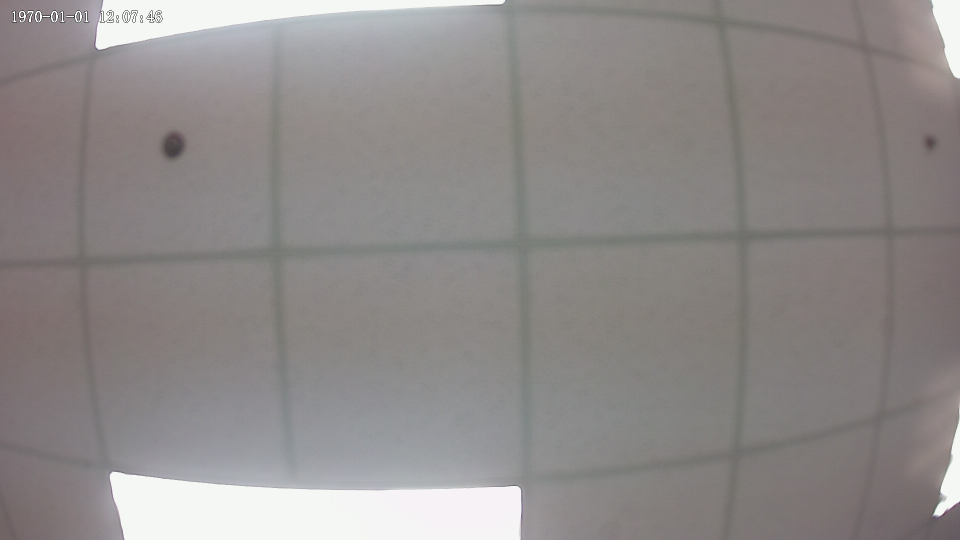
//> input picture MotionDetection/ColorMap/1.jpeg, 1920 x 1080 px, given in place of the camera (shown at 1/2 size)
$ ./MOG   (built with g++ and OpenCV 4)
//> lines starting //> are read from the running program, lines starting //| are printed output that depends on the picture
#include "opencv2/imgcodecs.hpp"
#include "opencv2/imgproc.hpp"
#include "opencv2/videoio.hpp"
#include <opencv2/highgui.hpp>
#include <opencv2/video.hpp>
#include <opencv2/opencv.hpp>
#include <iostream>
#include <sstream>


using namespace cv;
using namespace std;
Mat frame;
Mat fgMaskMOG2;
Ptr<BackgroundSubtractor> pMOG2;
int keyboard;

int do_alarm(Mat image)
{
	int cnt = 0;
	for (int i = 0; i < image.rows; i++)
	{
		for (int j = 0; j<image.cols; j++)
		{
			if (image.channels() == 3)
			{
				if ((int)(image.at<Vec3b>(i, j)[0]) != 0 && (int)(image.at<Vec3b>(i, j)[0]) != 255 &&
					(int)(image.at<Vec3b>(i, j)[1]) != 0 && (int)(image.at<Vec3b>(i, j)[1]) != 255 &&
					(int)(image.at<Vec3b>(i, j)[2]) != 0 && (int)(image.at<Vec3b>(i, j)[2]) != 255)
				{
					cnt++;
				}

			}
			else if (image.channels() == 1)
			{
				if ((int)(image.at<uchar>(i, j)) != 0 && (int)(image.at<uchar>(i, j)) != 255)
				{
					cnt++;
				}
			}
		}
	}
	cout << "cnt = " << cnt << endl;
	if (cnt > 500)
	{
		std::cout << "检测到运动物体！" << std::endl;
		//return 0;// alarm
	}
	//return -1;//not alarm
	return 0;
}

int GMM(string videoFilename)
{
//> called with videoFilename = "D:\videos\Record\20170808_A2.avi"
	//std::string videoFile = "../test.avi";

	cv::VideoCapture capture(0);//cap video set
	//cv::VideoCapture capture(videoFilename);
	//capture.open(videoFile);

	if (!capture.isOpened())
	{
		std::cout << "read video failure" << std::endl;
		return -1;
	}


	//cv::BackgroundSubtractorMOG2 mog;

	cv::Mat foreground;
	cv::Mat background;

	cv::Mat frame;

	double time = 0;
	double start;


	long frameNo = 0;
	while (capture.read(frame))
	{
//> frame is the input picture: 1080 rows x 1920 cols, CV_8UC3; mean B, G, R 137.9, 138.8, 143
		++frameNo;

		//std::cout << frameNo << std::endl;

		start = static_cast<double>(getTickCount());

		// 图像尺寸缩小
		cv::resize(frame, frame, cv::Size(), 0.5, 0.5);
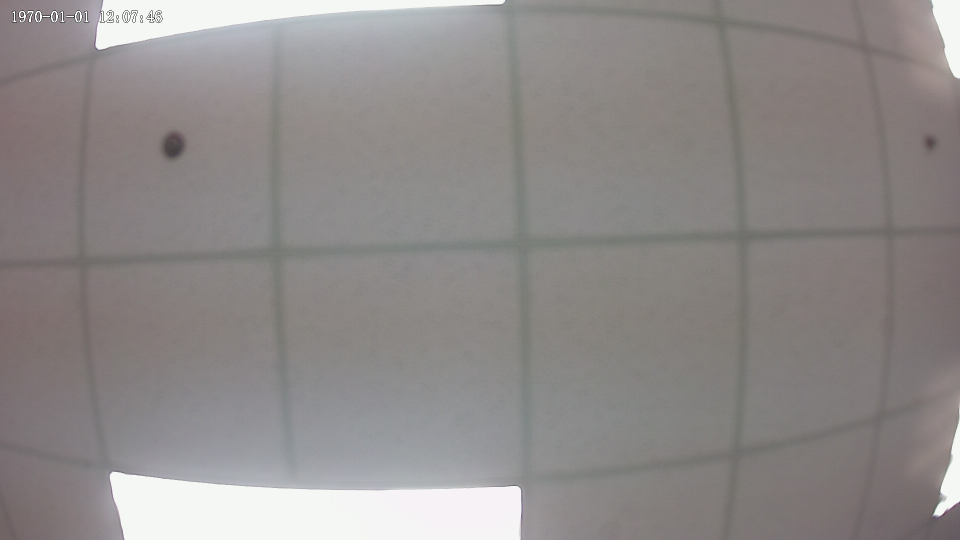
//> frame: 540 rows x 960 cols, CV_8UC3; mean B, G, R 138, 138.9, 143.2

		// 运动前景检测，并更新背景
		pMOG2->apply(frame, foreground/*, 0.001*/);
//> foreground: 540 rows x 960 cols, CV_8UC1; every value is 127

		int alarm_flag = do_alarm(foreground);
//> the loop in do_alarm, `for (int i = 0; i < image.rows; i++)` made 540 passes
//> cnt on passes 1 to 3: 960, 1920, 2880
//> after the loop in do_alarm, `for (int i = 0; i < image.rows; i++)`: cnt = 518400
//| cnt = 518400
//> alarm_flag = 0
		if (alarm_flag == 0)
		{
			//todo : alarm
		}

		// 腐蚀
		cv::erode(foreground, foreground, cv::Mat());

		// 膨胀
		cv::dilate(foreground, foreground, cv::Mat());

		pMOG2->getBackgroundImage(background);   // 返回当前背景图像

		time += ((double)getTickCount() - start) / getTickFrequency() * 1000;
		//cout << "Time of Update GMM Background: " << time / frameNo << "ms" << endl;


		cv::imshow("video", foreground);
		cv::imshow("frame", frame);
		//cv::imshow("background", background);


		if (cv::waitKey(25) > 0)
//> the 'q' key is pressed
		{
			break;
		}
	}

}

// [158 lines left out: functions GMM_pic, processVideo, processVideo_pic, not called in this run]

int main(int argc, char* argv[])
{
	// 创建背景建模类
	pMOG2 = createBackgroundSubtractorMOG2();
#if 1
	// for video
	string inputPath = "D:\\videos\\Record\\20170808_A2.avi";
	//processVideo(inputPath);
	GMM(inputPath);

#else
	//for pictures
	cout << "img_576 : " << endl;
	cout << "GMM_pic time : " <<  endl;
	GMM_pic("../3rdParty/pics/img_576/1.png");
	GMM_pic("../3rdParty/pics/img_576/2.png");
	GMM_pic("../3rdParty/pics/img_576/3.png");
	cout << "process_pic time : " << endl;
	processVideo_pic("../3rdParty/pics/img_576/1.png");
	processVideo_pic("../3rdParty/pics/img_576/2.png");
	processVideo_pic("../3rdParty/pics/img_576/3.png");
	cout << endl;

	cout << "img_720 : " << endl;
	cout << "GMM_pic time : " << endl;
	GMM_pic("../3rdParty/pics/img_720/1.jpg");
	GMM_pic("../3rdParty/pics/img_720/2.jpg");
	GMM_pic("../3rdParty/pics/img_720/3.jpg");
	cout << "process_pic time : " << endl;
	processVideo_pic("../3rdParty/pics/img_720/1.jpg");
	processVideo_pic("../3rdParty/pics/img_720/2.jpg");
	processVideo_pic("../3rdParty/pics/img_720/3.jpg");
	cout << endl;

	cout << "img_1080 : " << endl;
	cout << "GMM_pic time : " << endl;
	GMM_pic("../3rdParty/pics/img_1080/1.jpeg");
	GMM_pic("../3rdParty/pics/img_1080/2.jpeg");
	GMM_pic("../3rdParty/pics/img_1080/3.jpeg");
	cout << "process_pic time : " << endl;
	processVideo_pic("../3rdParty/pics/img_1080/1.jpeg");
	processVideo_pic("../3rdParty/pics/img_1080/2.jpeg");
	processVideo_pic("../3rdParty/pics/img_1080/3.jpeg");
	cout << endl;
#endif

	getchar();
	return 0;
}
